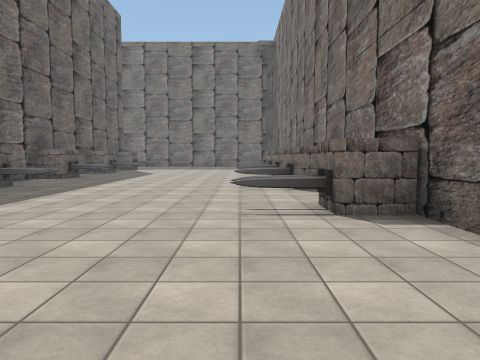
[1] (above)

24 first-person views from a walk through a Unity game level. The camera is 1.5 m above the floor, tilts 4° down and sees 70° across. The floor is counted in squares, 2 m on a side. Each view is taken from the middle of a square. On the plan, view 1 faces up. The plan holds only what a view shows up to about 11 squares ahead; the rest is blank. The place goes on beyond the plan. Some animated figures are not drawn. Some surface patterns are stand-ins.

[2]
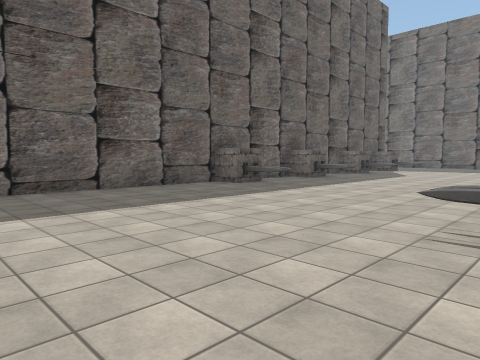

[3]
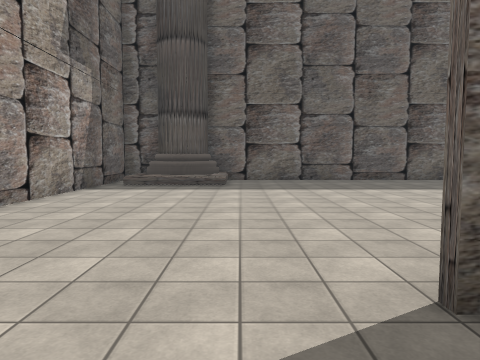

[4]
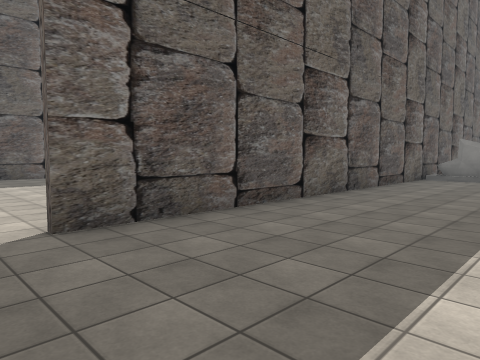

[5]
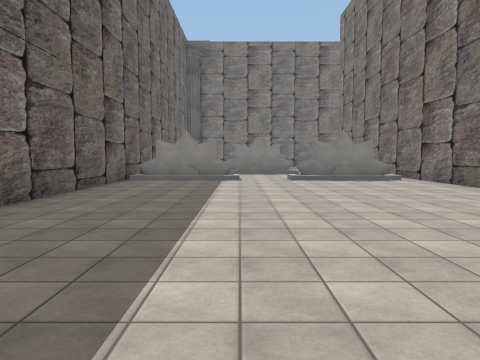

[6]
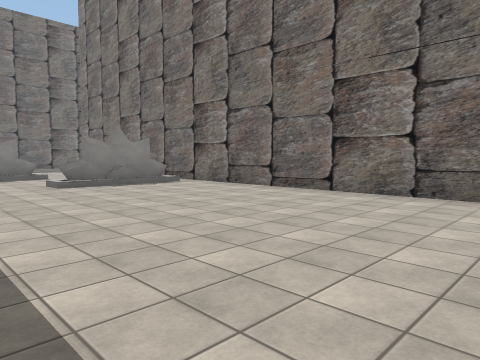

[7]
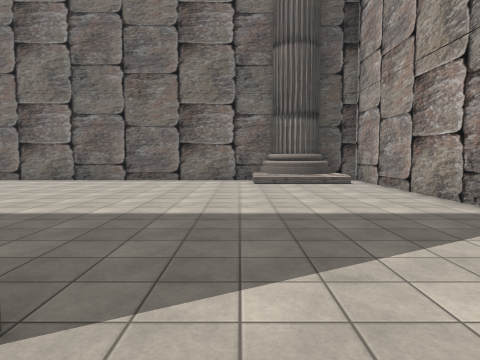

[8]
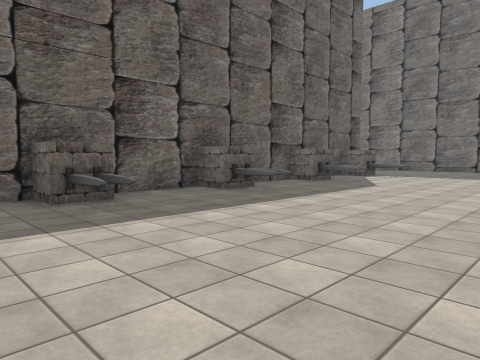

[9]
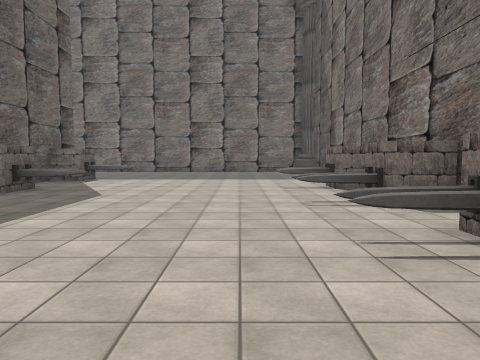

[10]
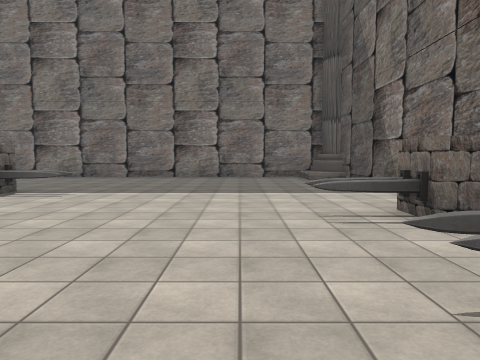

[11]
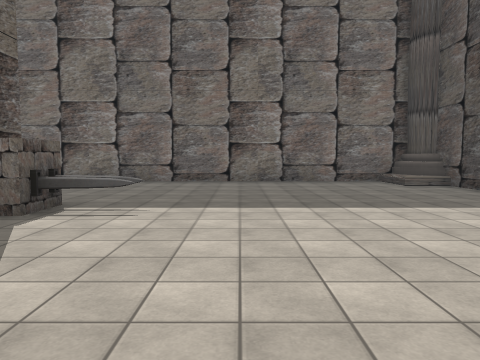

[12]
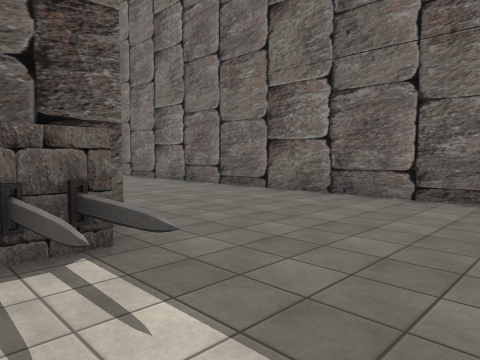

[13]
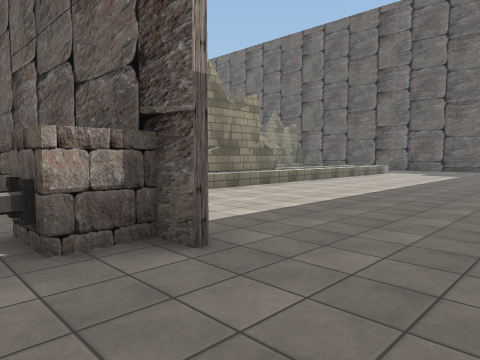

[14]
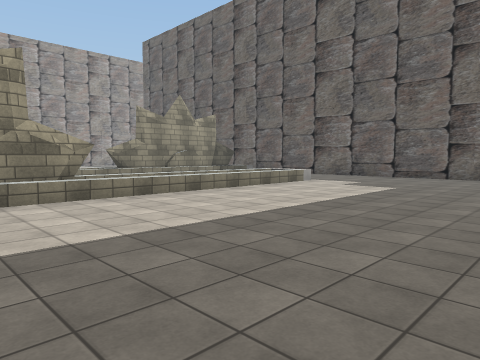

[15]
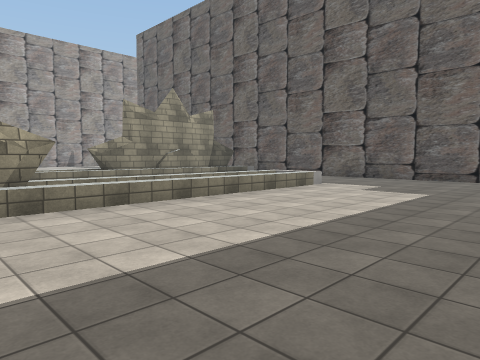

[16]
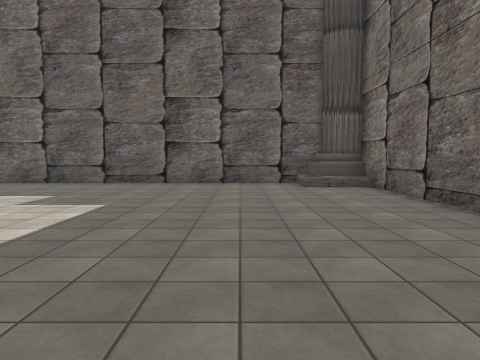

[17]
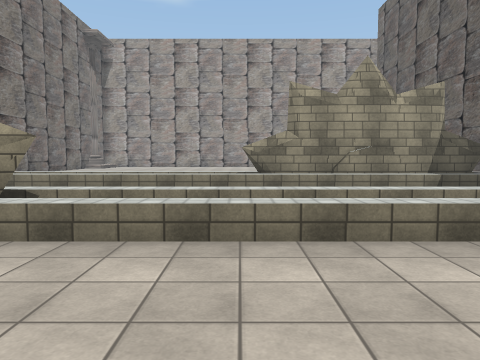

[18]
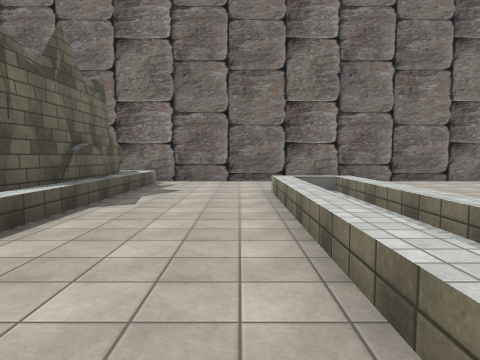

[19]
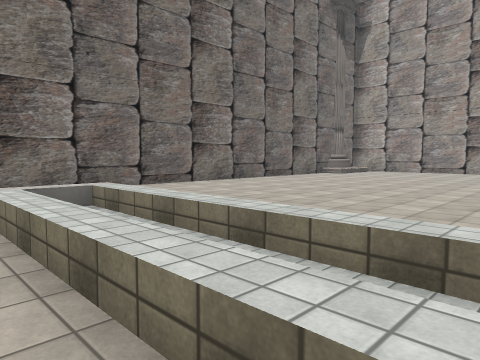

[20]
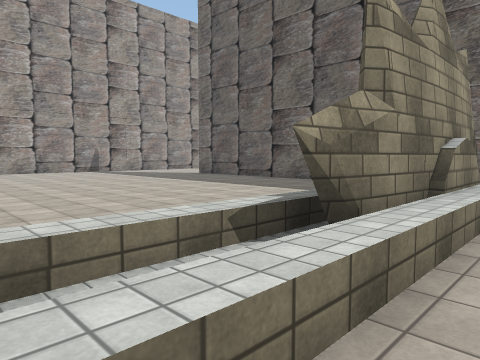

[21]
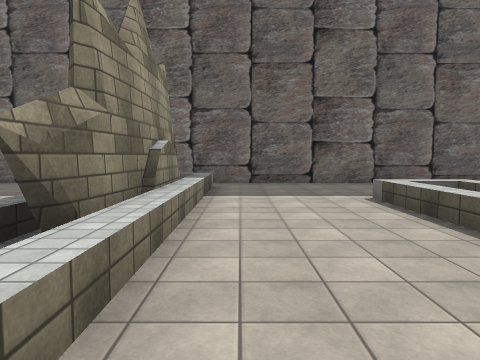

[22]
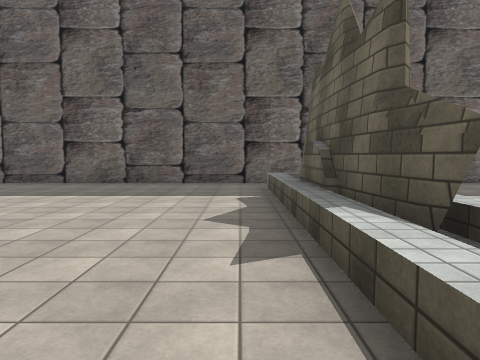

[23]
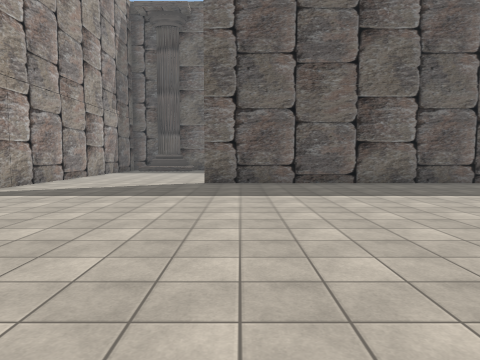

[24]
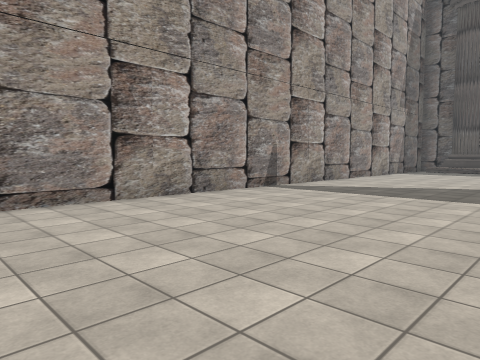

### Floor plan
Key: @ floor where view 1 was taken; # wall or solid block; . floor; / step, stairs or slope; = window, fence, low wall or low ledge; ^ raised ledge; T trap; O other object.
Columns run from 26 left of view 1 to 12 right of it. Each row starts with its distance up from view 1.
 25    #####      ###############
 24    #.....     ..............#
 23   ##.......  ...............#
 22   #.........................#
 21   #.........................#
 20   #.........................#
 19   #................#OT......#
 18   #................#........
 17   #............... #........
 16   #...^^^^^^^^^^^  #OO....TTO
 15   #...^^^^^^^#######OT......    OOO
 14   #................#......TTO    ..
 13   #................#.......T#    ..
 12   #................#OO......     ..
 11   #.^^###^^^^^^^^..#......TTOOOO..OOO.#
 10   #.^^###^^^^^^^^  #........#.........#
  9   #..........      #........#.........#
  8   #................#OT....TTO.........#
  7   #................#........#.........#
  6   #................#........#.........#
  5   #................#......TTO.........#
  4   #................#........#.........#
  3   #........  ..... #........#.........#
  2   #......... ....  #........#.........#
  1   #.............   #........#.........#
  0  ..............    #......@...........#
 -1 .............      #..................#
 -2 .............      ##/...............##
 -3  ...........       ##/...............##
 -4  ...........       #//.....    ......=#
 -5  ###########       #######      #######

Where each view was taken, in squares from view 1:
view 1: 0 up, 0 right, facing up
view 2: 1 up, 1 right, facing up-left
view 3: 1 down, 4 right, facing left
view 4: 1 down, 6 right, facing up-left
view 5: 0 up, 6 right, facing up
view 6: 2 up, 5 right, facing up-right
view 7: 1 down, 1 right, facing right
view 8: 6 up, 0 right, facing up-left
view 9: 8 up, 1 left, facing up
view 10: 12 up, 1 left, facing up
view 11: 14 up, 3 left, facing up
view 12: 18 up, 3 left, facing up-left
view 13: 22 up, 5 left, facing down-left
view 14: 22 up, 11 left, facing down-left
view 15: 21 up, 12 left, facing down-left
view 16: 21 up, 14 left, facing left
view 17: 19 up, 16 left, facing down
view 18: 12 up, 17 left, facing right
view 19: 12 up, 15 left, facing down-right
view 20: 12 up, 14 left, facing down-left
view 21: 12 up, 14 left, facing left
view 22: 9 up, 14 left, facing left
view 23: 1 up, 14 left, facing left
view 24: 1 up, 14 left, facing down-left
